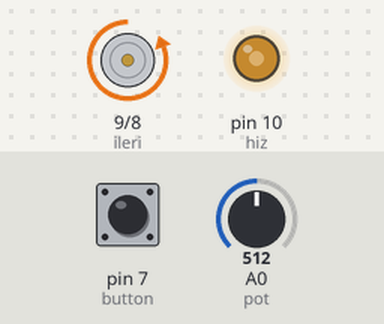
Simulated run of this sketch. Board: Arduino Uno, built with avr-gcc and run on an emulated ATmega328P. On the bench: motor-driver pin pairs drawn as motors (green arrow = first pin HIGH = forward, orange = second pin HIGH = backward, longer = more drive), output pins drawn as LEDs (lit = HIGH). The inputs (shaded band) are chosen by the test bench; at power-on: A0 (pot) = 512, pin 7 (button) LOW.

Above: at 1.2 s.
1.3 s: A0 (pot) set to 716
At 2.5 s:
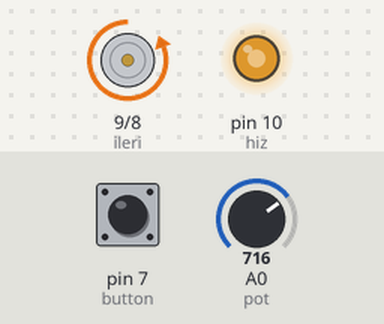
2.8 s: pin 7 (button) pulled HIGH for 0.15 s
At 2.87 s:
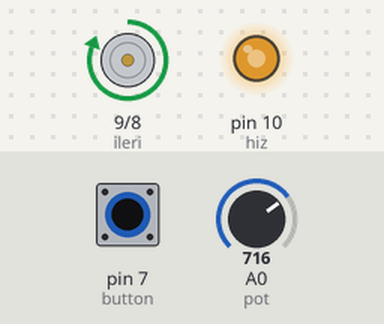
4.4 s: A0 (pot) set to 900
At 5.0 s:
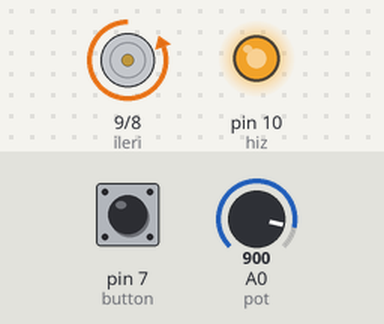
5.9 s: pin 7 (button) pulled HIGH for 1 s
At 6.2 s:
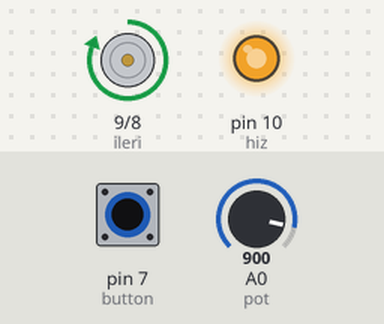
8.4 s: A0 (pot) set to 122
At 9.3 s:
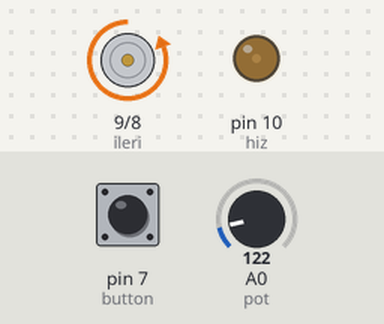
9.9 s: pin 7 (button) pulled HIGH for 0.15 s
At 9.97 s:
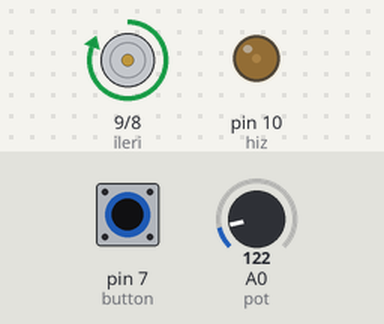
Timing chart, 0 to 12.5 s (numbered marks = the images above; inputs shaded):
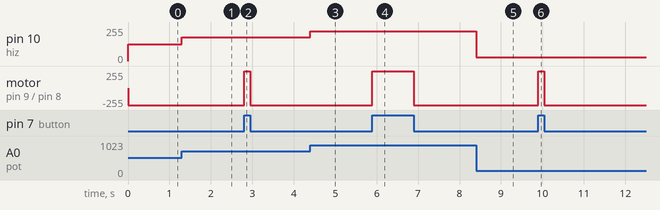

The sketch:

motor-driver-potentiometer-button.ino
```cpp
//enable pinini Arduino üzerindeki PWM sintali verebilen çıkışlara bağlıyorum
int hiz = 10;
//IN1 ve IN2 pinlerini dijital çıkış alabileceğim herhangi iki pine bağlıyorum.
int ileri= 9;
int geri= 8;

//Potansiyometreden 0-1023 arasında değer okuması yapacağım için ANALOG giriş pinlerine bağlıyorum
int pot = A0;
//Potansiyometreden gelen değeri bu değişkende tutuyorum
int deger = 0;
//Potansyiometreden gelen değeri map ettikten sonra bu değişkene atama yapıyorum
int mappedValue = 0;

//Butondan dijital yani 0-1 değerleri okuyacağım için dijital pinlerden birine bağlıyorum.
int button = 7;
//Butondan gelen değeri bu değişkene atama yapıyorum
bool isClick = true;


void setup() {
  // put your setup code here, to run once:

Serial.begin(9600);

//motora yön değerlerini ve hız değerini göndereceğimiz pinler OUTPUT oldu.
pinMode(hiz,OUTPUT);
pinMode(ileri,OUTPUT);
pinMode(geri, OUTPUT);

// potansiyometre ve butondan değer okuması yapacağımız için INPUT oldu.
pinMode(pot, INPUT);
pinMode(button, INPUT);

}


void loop() {

//deger değişkenine potansiyometreden gel değeri okudum
deger = analogRead(pot);

//deger değişkeninin değer aralığını map fonksiyonu ile 0-255 aralığına çevirdim.
mappedValue = map(deger, 0, 1023, 0, 255);

//butondan gelen değeri isClick değişkenine atama yaptım.
isClick = digitalRead(button);

  //Eğer isClick 1 ise motorun dönme yönü ileri doğru olsun, değilse geri doğru olsun.
  if(isClick == 1){
      digitalWrite(ileri, HIGH);
      digitalWrite(geri, LOW);
  }else{
      digitalWrite(ileri, LOW);
      digitalWrite(geri, HIGH);
  }

//potansiyometre aldığımız değeri 0-255 arasına çevirmiştik.
//Bu değeri hiz pini ile motora gönderiyorum.
//analogWrite kullanma sebebi ise bu değeri 0-255 yani analog değerler olması
analogWrite(hiz, mappedValue);


}
```

Measured:
- after the input at 1.3 s, pin 10 (hiz): 127/255 → 178/255 at once
- after the input at 2.8 s, motor on pin 9 (ileri) / pin 8 (geri): backward 255/255 → forward 255/255 at once, → backward 255/255 0.15 s later
- after the input at 4.4 s, pin 10 (hiz): 178/255 → 224/255 at once
- after the input at 5.9 s, motor on pin 9 (ileri) / pin 8 (geri): backward 255/255 → forward 255/255 at once, → backward 255/255 1.0 s later
- after the input at 8.4 s, pin 10 (hiz): 224/255 → 30/255 at once
- after the input at 9.9 s, motor on pin 9 (ileri) / pin 8 (geri): backward 255/255 → forward 255/255 at once, → backward 255/255 0.15 s later
